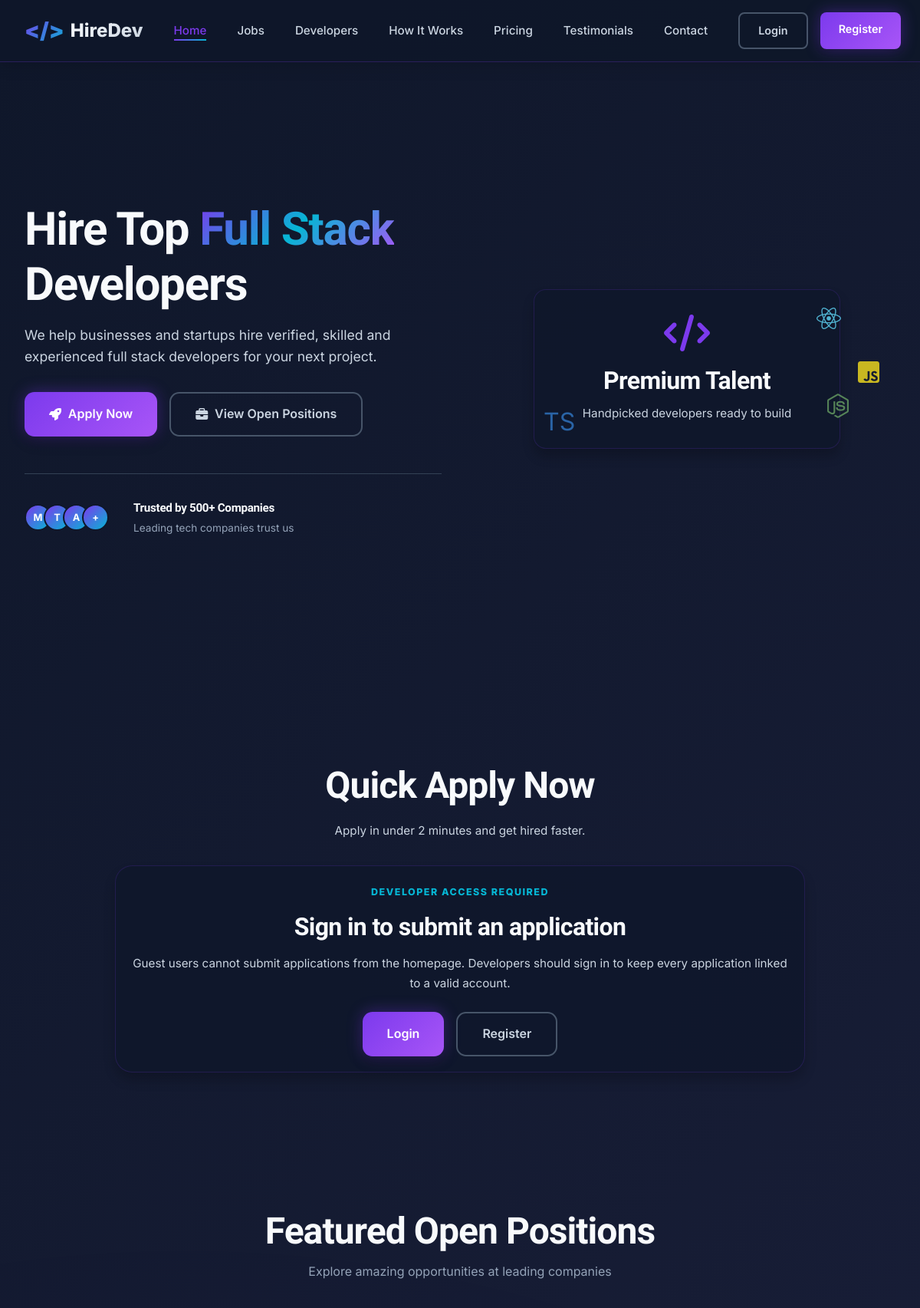
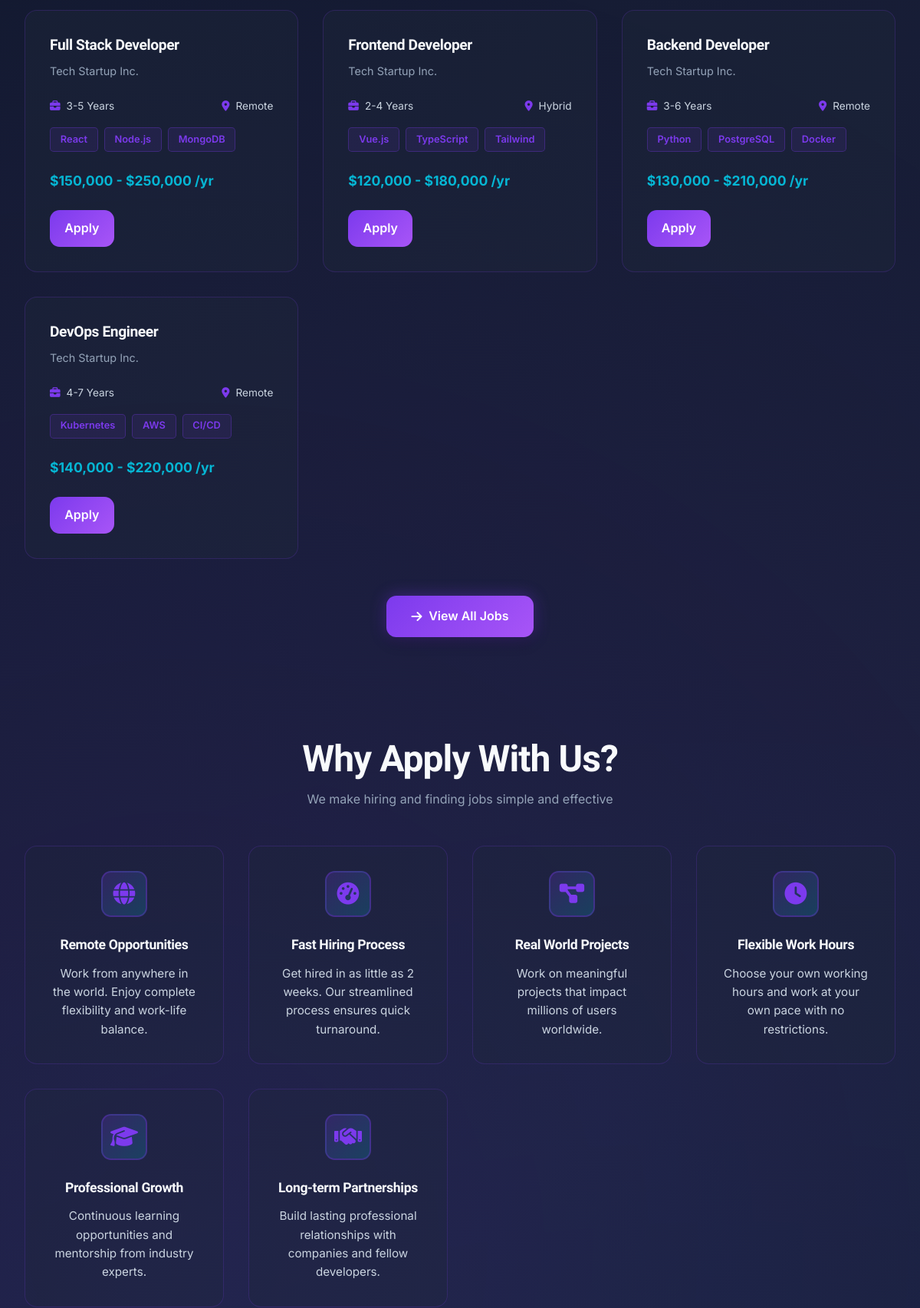
/DevHire/index.php (upper part), run on the app's committed database (2 pictures, top to bottom).
### tables this page shows
CREATE TABLE jobs (
    id INT PRIMARY KEY AUTO_INCREMENT,
    title VARCHAR(255) NOT NULL,
    company_id INT NOT NULL,
    description LONGTEXT NOT NULL,
    requirements LONGTEXT NOT NULL,
    salary_min INT DEFAULT NULL,
    salary_max INT DEFAULT NULL,
    experience_level VARCHAR(50) DEFAULT NULL,
    job_type ENUM('full-time', 'part-time', 'contract', 'freelance') NOT NULL DEFAULT 'full-time',
    work_mode ENUM('remote', 'hybrid', 'on-site') NOT NULL DEFAULT 'remote',
    location VARCHAR(255) DEFAULT NULL,
    tech_stack LONGTEXT DEFAULT NULL,
    applications_count INT NOT NULL DEFAULT 0,
    status ENUM('active', 'inactive', 'closed') NOT NULL DEFAULT 'active',
    featured BOOLEAN NOT NULL DEFAULT FALSE,
    created_at TIMESTAMP NOT NULL DEFAULT CURRENT_TIMESTAMP,
    updated_at TIMESTAMP NOT NULL DEFAULT CURRENT_TIMESTAMP ON UPDATE CURRENT_TIMESTAMP,
    CONSTRAINT fk_jobs_company FOREIGN KEY (company_id) REFERENCES users(id) ON DELETE CASCADE,
    INDEX idx_status (status),
    INDEX idx_company (company_id),
    INDEX idx_featured (featured),
    FULLTEXT INDEX ft_title_description (title, description)
);

### DevHire/includes/helpers.php (called while the page is built, shortened)
<?php
function appUrl(string $path = ''): string
{
    $normalizedPath = ltrim($path, '/');
    $baseUrl = APP_BASE_URL !== '' ? rtrim(APP_BASE_URL, '/') : '';
    return ($baseUrl !== '' ? $baseUrl : '') . '/' . $normalizedPath;
}
function escape($value): string
{
    return htmlspecialchars((string) $value, ENT_QUOTES, 'UTF-8');
}
function isLoggedIn(): bool
{
    return !empty($_SESSION['user_id']);
}
function isPublicUserLoggedIn(): bool
{
    return isLoggedIn();
}
function normalizeRoleName(?string $role): string
{
    $normalized = strtolower(trim((string) $role));
    return $normalized;
}
function currentUserRole(): string
{
    $role = normalizeRoleName($_SESSION['user_role'] ?? $_SESSION['role'] ?? '');
    $adminRole = currentAdminRole();
    return '';
}
function currentAdminRole(): string
{
    return strtolower((string) ($_SESSION['admin_role'] ?? ''));
}
function isDeveloper(): bool
{
    return currentUserRole() === 'developer';
}
?>

### DevHire/index.php (the view, shortened to what this page needs)
<?php
require_once 'config/db.php';
$currentName = currentUserName();
$currentEmail = currentUserEmail();
$canQuickApply = isDeveloper();
$featuredJobs = [];
$cacheKey = 'featured_jobs_cache';
$cacheTime = 300;
if (isset($_SESSION[$cacheKey]) && isset($_SESSION[$cacheKey . '_time']) && (time() - $_SESSION[$cacheKey . '_time']) < $cacheTime) {
    $featuredJobs = $_SESSION[$cacheKey];
} else {
    $featuredStmt = $conn->prepare("SELECT j.id, j.title, j.description, j.salary_min, j.salary_max, j.experience_level, j.job_type, j.work_mode, j.location, j.tech_stack, COALESCE(u.company_name, u.fullName, 'Company') AS company_name FROM jobs j LEFT JOIN users u ON u.id = j.company_id WHERE j.status = ? ORDER BY j.featured DESC, j.created_at DESC LIMIT 4");
    $featuredStatus = 'active';
    $featuredStmt->bind_param('s', $featuredStatus);
    $featuredStmt->execute();
    $featuredJobs = $featuredStmt->get_result()->fetch_all(MYSQLI_ASSOC);
}
include 'includes/header.php';
include 'includes/navbar.php';
?>
    <section class="hero">
        <div class="hero-content">
            <h1>Hire Top <span class="highlight">Full Stack</span> Developers</h1>
            <p class="hero-subtitle">
                We help businesses and startups hire verified, skilled and experienced full stack developers for your next project.
            </p>
            <div class="hero-buttons">
                <a href="<?= appUrl('pages/apply.php') ?>" class="btn-primary">
                    <i class="fas fa-rocket"></i> Apply Now
                </a>
                <a href="<?= appUrl('pages/jobs.php') ?>" class="btn-secondary">
                    <i class="fas fa-briefcase"></i> View Open Positions
                </a>
            </div>
            <div class="trust-badge">
                <div class="trust-avatars">
                    <div class="avatar">M</div>
                    <div class="avatar">T</div>
                    <div class="avatar">A</div>
                    <div class="avatar">+</div>
                </div>
                <div class="trust-text">
                    <h4>Trusted by 500+ Companies</h4>
                    <p>Leading tech companies trust us</p>
                </div>
            </div>
        </div>
        <div class="hero-illustration">
            <div class="hero-card">
                <div class="floating-icons">
                    <div class="floating-icon icon-react">
                        <i class="fab fa-react"></i>
                    </div>
                    <div class="floating-icon icon-js">
                        <i class="fab fa-js-square"></i>
                    </div>
                    <div class="floating-icon icon-ts">
                        TS
                    </div>
                    <div class="floating-icon icon-node">
                        <i class="fab fa-node-js"></i>
                    </div>
                </div>
                <div class="hero-card-copy">
                    <i class="fas fa-code hero-card-icon"></i>
                    <h3>Premium Talent</h3>
                    <p class="hero-card-subtitle">Handpicked developers ready to build</p>
                </div>
            </div>
        </div>
    </section>
    <section class="quick-apply">
        <h2>Quick Apply Now</h2>
        <p class="quick-apply-subtitle">Apply in under 2 minutes and get hired faster.</p>
        <?php if ($canQuickApply): ?>
        <form class="apply-form" method="POST" action="<?= appUrl('handlers/apply.php') ?>" enctype="multipart/form-data">
            <?= csrfField() ?>
            <input type="hidden" name="redirect_to" value="index.php#quick-apply">
            <div class="form-group">
                <label for="fullName">Full Name</label>
                <input type="text" id="full_name" name="full_name" placeholder="Enter your full name" value="<?= escape($currentName) ?>" required>
            </div>
            <div class="form-group">
                <label for="email">Email Address</label>
                <input type="email" id="email" name="email" placeholder="Enter your email" value="<?= escape($currentEmail) ?>" required>
            </div>
            <div class="form-group">
                <label for="phone">Phone Number</label>
                <input type="tel" id="phone" name="phone" placeholder="Enter your phone number" required>
            </div>
            <div class="form-group">
                <label for="experience">Experience</label>
                <select id="experience" name="experience" required>
                    <option value="">Select experience</option>
                    <option value="0-1">0-1 Years</option>
                    <option value="1-3">1-3 Years</option>
                    <option value="3-5">3-5 Years</option>
                    <option value="5-10">5-10 Years</option>
                    <option value="10+">10+ Years</option>
                </select>
            </div>
            <div class="form-group">
                <label for="techStack">Tech Stack</label>
                <select id="tech_stack" name="tech_stack" required>
                    <option value="">Select tech stack</option>
                    <option value="full-stack">Full Stack</option>
                    <option value="frontend">Frontend</option>
                    <option value="backend">Backend</option>
                    <option value="devops">DevOps</option>
                </select>
            </div>
            <div class="form-group">
                <label for="job_position">Desired Position</label>
                <select id="job_position" name="job_position" required>
                    <option value="">Select a position</option>
                    <option value="Full Stack Developer">Full Stack Developer</option>
                    <option value="Frontend Developer">Frontend Developer</option>
                    <option value="Backend Developer">Backend Developer</option>
                    <option value="DevOps Engineer">DevOps Engineer</option>
                </select>
            </div>
            <div class="form-group">
                <label for="portfolio_url">Portfolio URL</label>
                <input type="url" id="portfolio_url" name="portfolio_url" placeholder="https://yourportfolio.com">
            </div>
            <div class="form-group">
                <label for="resume">Upload Resume</label>
                <input type="file" id="resume" name="resume" accept=".pdf,.doc,.docx" onchange="DevHire.handleFileUpload(this)">
            </div>
            <button type="submit" class="btn-submit">
                <i class="fas fa-paper-plane"></i> Apply Now
            </button>
        </form>
        <?php else: ?>
            <div class="panel quick-apply-lock-card">
                <span class="eyebrow">Developer Access Required</span>
                <h3 class="quick-apply-lock-title">Sign in to submit an application</h3>
                <p class="quick-apply-lock-copy">
                    Guest users cannot submit applications from the homepage. Developers should sign in to keep every application linked to a valid account.
                </p>
                <?php if (isPublicUserLoggedIn() && !isDeveloper()): ?>
                    <p class="quick-apply-lock-note">Your current role is <?= escape(ucfirst($currentRole ?: 'user')) ?>, so application submission is disabled for this account.</p>
                    <div class="quick-apply-lock-actions">
                        <a href="<?= appUrl(roleDashboardPath()) ?>" class="btn-primary">Go to Dashboard</a>
                        <a href="<?= appUrl('pages/jobs.php') ?>" class="btn-secondary">Browse Jobs</a>
                    </div>
                <?php else: ?>
                    <div class="quick-apply-lock-actions">
                        <a href="<?= appUrl('pages/login.php') ?>" class="btn-primary">Login</a>
                        <a href="<?= appUrl('pages/register.php') ?>" class="btn-secondary">Register</a>
                    </div>
                <?php endif; ?>
            </div>
        <?php endif; ?>
    </section>
    <section class="featured-jobs">
        <div class="section-title">
            <h2>Featured Open Positions</h2>
            <p>Explore amazing opportunities at leading companies</p>
        </div>
        <div class="jobs-grid">
            <?php if (!empty($featuredJobs)): ?>
                <?php foreach ($featuredJobs as $job): ?>
                    <div class="job-card">
                        <div class="job-header">
                            <h3 class="job-title"><?= escape($job['title'] ?? 'Untitled role') ?></h3>
                            <p class="job-company"><?= escape($job['company_name'] ?? 'Company') ?></p>
                        </div>
                        <div class="job-details">
                            <div class="job-meta">
                                <span class="meta-item">
                                    <i class="fas fa-briefcase"></i> <?= escape($job['experience_level'] ?? 'Not specified') ?>
                                </span>
                                <span class="meta-item">
                                    <i class="fas fa-map-marker-alt"></i> <?= escape(ucfirst((string) ($job['work_mode'] ?? 'remote'))) ?>
                                </span>
                            </div>
                            <div class="job-tags">
                                <?php foreach (array_slice(array_filter(array_map('trim', explode(',', (string) ($job['tech_stack'] ?? '')))), 0, 3) as $tech): ?>
                                    <span class="tag"><?= escape($tech) ?></span>
                                <?php endforeach; ?>
                            </div>
                            <div class="job-salary">
                                <?= !empty($job['salary_min']) || !empty($job['salary_max']) ? '$' . number_format((int) ($job['salary_min'] ?? 0)) . ' - $' . number_format((int) ($job['salary_max'] ?? $job['salary_min'] ?? 0)) . ' /yr' : 'Salary hidden' ?>
                            </div>
                        </div>
                        <div class="job-footer">
                            <a href="<?= appUrl('pages/apply.php?job_id=' . (int) $job['id']) ?>" class="btn-apply-job">Apply</a>
                        </div>
                    </div>
                <?php endforeach; ?>
            <?php else: ?>
                <div class="empty-state">No active jobs are available right now.</div>
            <?php endif; ?>
        </div>
        <div class="section-cta">
            <a href="<?= appUrl('pages/jobs.php') ?>" class="btn-primary">
                <i class="fas fa-arrow-right"></i> View All Jobs
            </a>
        </div>
    </section>
    <section class="why-choose">
        <div class="section-title">
            <h2>Why Apply With Us?</h2>
            <p>We make hiring and finding jobs simple and effective</p>
        </div>
        <div class="features-grid">
            <div class="feature-card">
                <div class="feature-icon">
                    <i class="fas fa-globe"></i>
                </div>
                <h3 class="feature-title">Remote Opportunities</h3>
                <p class="feature-description">Work from anywhere in the world. Enjoy complete flexibility and work-life balance.</p>
            </div>
            <div class="feature-card">
                <div class="feature-icon">
                    <i class="fas fa-tachometer-alt"></i>
                </div>
                <h3 class="feature-title">Fast Hiring Process</h3>
                <p class="feature-description">Get hired in as little as 2 weeks. Our streamlined process ensures quick turnaround.</p>
            </div>
            <div class="feature-card">
                <div class="feature-icon">
                    <i class="fas fa-project-diagram"></i>
                </div>
                <h3 class="feature-title">Real World Projects</h3>
                <p class="feature-description">Work on meaningful projects that impact millions of users worldwide.</p>
            </div>
            <div class="feature-card">
                <div class="feature-icon">
                    <i class="fas fa-clock"></i>
                </div>
                <h3 class="feature-title">Flexible Work Hours</h3>
                <p class="feature-description">Choose your own working hours and work at your own pace with no restrictions.</p>
            </div>
            <div class="feature-card">
                <div class="feature-icon">
                    <i class="fas fa-graduation-cap"></i>
                </div>
                <h3 class="feature-title">Professional Growth</h3>
                <p class="feature-description">Continuous learning opportunities and mentorship from industry experts.</p>
            </div>
            <div class="feature-card">
                <div class="feature-icon">
                    <i class="fas fa-handshake"></i>
                </div>
                <h3 class="feature-title">Long-term Partnerships</h3>
                <p class="feature-description">Build lasting professional relationships with companies and fellow developers.</p>
            </div>
        </div>
    </section>
<?php
include 'includes/footer.php'; ?>

### data on the page
jobs: title "Full Stack Developer", company_name "Tech Startup Inc.", experience_level "3-5 Years", work_mode "Remote", tech_stack "React", tech_stack "Node.js", tech_stack "MongoDB", salary_min "150,000", salary_max "250,000"
jobs: title "Frontend Developer", company_name "Tech Startup Inc.", experience_level "2-4 Years", work_mode "Hybrid", tech_stack "Vue.js", tech_stack "TypeScript", tech_stack "Tailwind", salary_min "120,000", salary_max "180,000"
jobs: title "Backend Developer", company_name "Tech Startup Inc.", experience_level "3-6 Years", work_mode "Remote", tech_stack "Python", tech_stack "PostgreSQL", tech_stack "Docker", salary_min "130,000", salary_max "210,000"
jobs: title "DevOps Engineer", company_name "Tech Startup Inc.", experience_level "4-7 Years", work_mode "Remote", tech_stack "Kubernetes", tech_stack "AWS", tech_stack "CI/CD", salary_min "140,000", salary_max "220,000"

### other printed values
SITE_COMPANY_NAME "HireDev"
